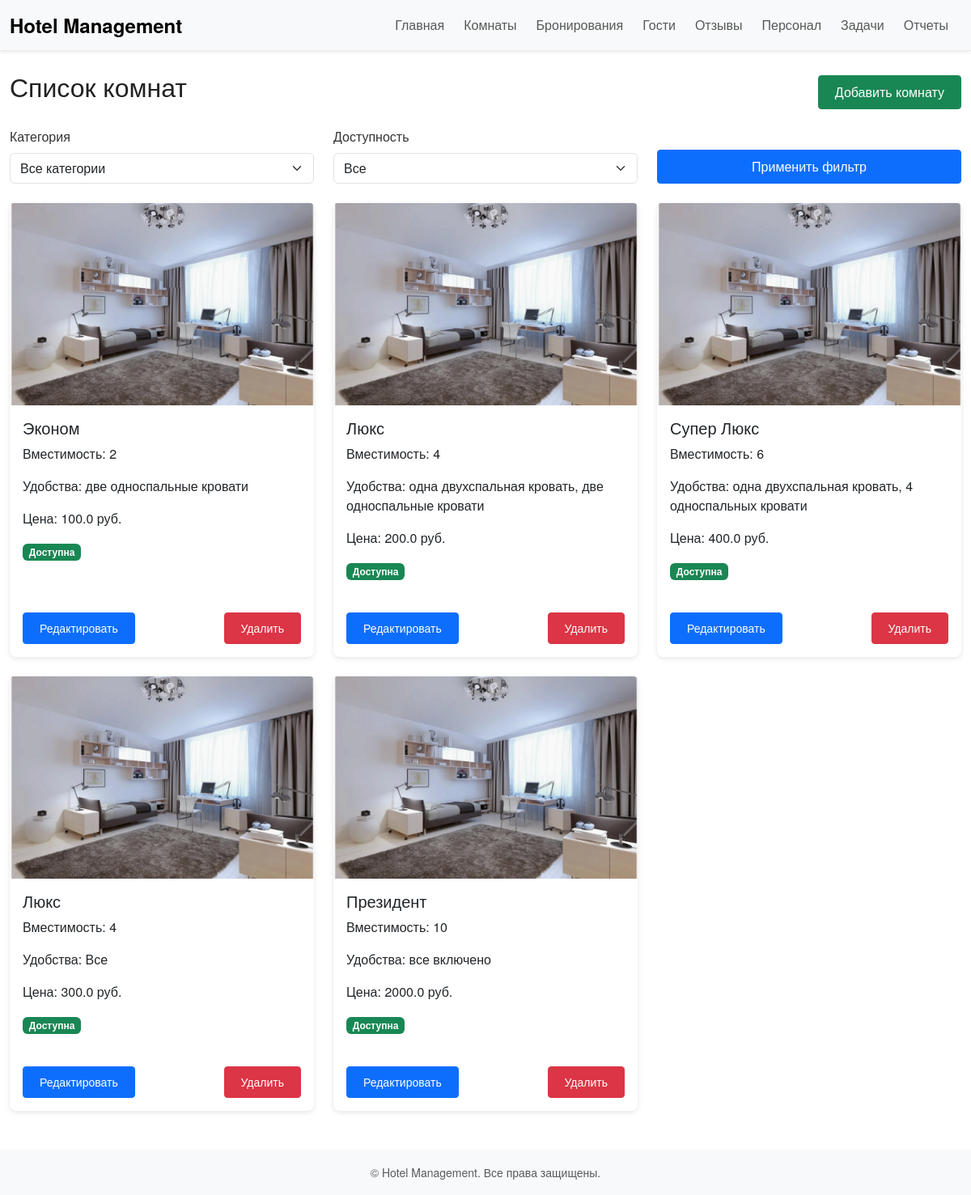
Before: /rooms with the older database file.
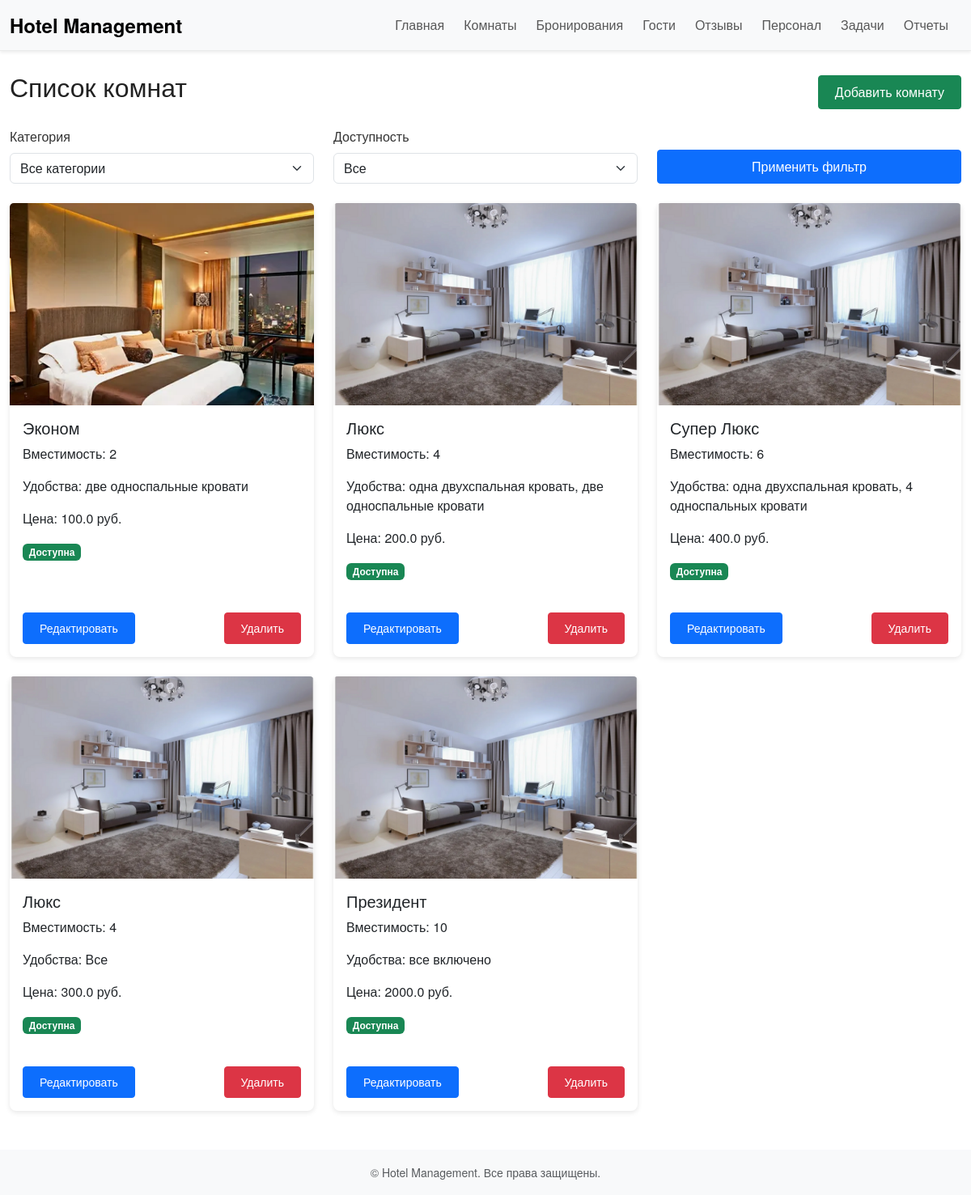
After: the same page with the newer database file.
### tables this page shows
CREATE TABLE rooms (
            id INTEGER PRIMARY KEY AUTOINCREMENT,
            type TEXT NOT NULL,
            capacity INTEGER,
            amenities TEXT,
            price REAL,
            photo TEXT,           -- путь к файлу фотографии
            available INTEGER DEFAULT 1
        );

### app.py (the view)
@app.route('/rooms', methods=["GET"])
def list_rooms():
    conn = get_db_connection()
    query = "SELECT * FROM rooms WHERE 1=1"
    params = []
    room_type = request.args.get('type')
    if room_type and room_type.lower() != "all":
        query += " AND type = ?"
        params.append(room_type)
    available = request.args.get('available')
    if available in ['0', '1']:
        query += " AND available = ?"
        params.append(available)
    rooms = conn.execute(query, params).fetchall()
    conn.close()
    return render_template('rooms.html', rooms=rooms)

### app.py (called while the page is built)
def get_db_connection():
    conn = sqlite3.connect(DATABASE)
    conn.row_factory = sqlite3.Row  # позволит обращаться по именам столбцов
    return conn

### templates/rooms.html (shortened to what this page needs)
{% extends 'base.html' %}
{% block content %}
<div class="d-flex justify-content-between align-items-center mb-3">
  <h2>Список комнат</h2>
  <a class="btn btn-success" href="{{ url_for('add_room') }}">Добавить комнату</a>
</div>
<form method="GET" action="{{ url_for('list_rooms') }}" class="mb-4">
  <div class="row">
    <div class="col-md-4">
      <label for="type" class="form-label">Категория</label>
      <select name="type" id="type" class="form-select">
        <option value="all" {% if (not request.args.get('type')) or request.args.get('type') == "all" %}selected{% endif %}>Все категории</option>
      </select>
    </div>
    <div class="col-md-4">
      <label for="available" class="form-label">Доступность</label>
      <select name="available" id="available" class="form-select">
        <option value="" {% if not request.args.get('available') %}selected{% endif %}>Все</option>
      </select>
    </div>
    <div class="col-md-4 d-flex align-items-end">
      <button type="submit" class="btn btn-primary w-100">Применить фильтр</button>
    </div>
  </div>
</form>
<div class="row">
  {% for room in rooms %}
  <div class="col-md-4 mb-4">
    <div class="card h-100">
      {% if room['photo'] %}
      <img src="{{ url_for('static', filename=room['photo']) }}" class="card-img-top" alt="Фото комнаты">
      {% else %}
      <img src="{{ url_for('static', filename='images/no_image_available.png') }}" class="card-img-top" alt="Нет фото">
      {% endif %}
      <div class="card-body d-flex flex-column">
        <h5 class="card-title">{{ room['type'] }}</h5>
        <p class="card-text">Вместимость: {{ room['capacity'] }}</p>
        <p class="card-text">Удобства: {{ room['amenities'] }}</p>
        <p class="card-text">Цена: {{ room['price'] }} руб.</p>
        <p class="card-text">
          {% if room['available'] %}
            <span class="badge bg-success">Доступна</span>
          {% else %}
            <span class="badge bg-danger">Не доступна</span>
          {% endif %}
        </p>
        <div class="mt-auto d-flex justify-content-between">
          <a href="{{ url_for('edit_room', room_id=room['id']) }}" class="btn btn-sm btn-primary">Редактировать</a>
          <form action="{{ url_for('delete_room', room_id=room['id']) }}" method="post" onsubmit="return confirm('Вы уверены, что хотите удалить эту комнату?');">
            <button type="submit" class="btn btn-sm btn-danger">Удалить</button>
          </form>
        </div>
      </div>
    </div>
  </div>
  {% else %}
    <p>Нет комнат, удовлетворяющих условиям фильтра.</p>
  {% endfor %}
</div>
{% endblock %}

### templates/base.html (shortened to what this page needs)
<!DOCTYPE html>
<html lang="ru">
<head>
  <link href="{{ url_for('static', filename='css/bootstrap.min.css') }}" rel="stylesheet">
  <link href="{{ url_for('static', filename='css/style.css') }}" rel="stylesheet">
</head>
<body>
  <nav class="navbar navbar-expand-lg navbar-light bg-light shadow-sm">
    <div class="container">
      <a class="navbar-brand fw-bold" href="{{ url_for('index') }}">Hotel Management</a>
      <div class="collapse navbar-collapse" id="navbarNav">
        <ul class="navbar-nav ms-auto">
          <li class="nav-item">
            <a class="nav-link" href="{{ url_for('index') }}">Главная</a>
          </li>
          <li class="nav-item">
            <a class="nav-link" href="{{ url_for('list_rooms') }}">Комнаты</a>
          </li>
          <li class="nav-item">
            <a class="nav-link" href="{{ url_for('list_bookings') }}">Бронирования</a>
          </li>
          <li class="nav-item">
            <a class="nav-link" href="{{ url_for('list_guests') }}">Гости</a>
          </li>
          <li class="nav-item">
            <a class="nav-link" href="{{ url_for('list_reviews') }}">Отзывы</a>
          </li>
          <li class="nav-item">
            <a class="nav-link" href="{{ url_for('list_staff') }}">Персонал</a>
          </li>
          <li class="nav-item">
            <a class="nav-link" href="{{ url_for('list_tasks') }}">Задачи</a>
          </li>
          <li class="nav-item">
            <a class="nav-link" href="{{ url_for('reports') }}">Отчеты</a>
          </li>
        </ul>
      </div>
    </div>
  </nav>
  <div class="container my-4">
    {% block content %}{% endblock %}
  </div>
  <footer class="py-3 bg-light">
    <div class="container text-center text-muted">
      <small>&copy; {{ current_year }} Hotel Management. Все права защищены.</small>
    </div>
  </footer>
</body>
</html>

### static/css/style.css (style rules this page uses)
html, body { background-color: #ffffff; color: #333333; font-family: 'Helvetica Neue', Arial, sans-serif; margin: 0; padding: 0; }
.container { max-width: 1200px; }
.navbar { border-bottom: 1px solid #eaeaea; }
.navbar-brand { font-size: 1.5rem; }
.nav-link { font-size: 1rem; margin-right: 0.5rem; }
.card { background-color: #ffffff; border: none; border-radius: 0.5rem; box-shadow: 0 2px 6px rgba(0, 0, 0, 0.1); margin-bottom: 1.5rem; transition: transform 0.2s ease, box-shadow 0.2s ease; }
h1, h2, h3, h4, h5, h6 { font-weight: 300; color: #222222; margin-bottom: 1rem; }
.btn { border-radius: 0.25rem; padding: 0.5rem 1.25rem; }
.my-4 { margin-top: 1.5rem !important; margin-bottom: 1.5rem !important; }
.card-img-top { height: 250px; object-fit: cover; width: 100%; }

Changed rows visible on the page:
changed rooms "Эконом": photo: a different picture
